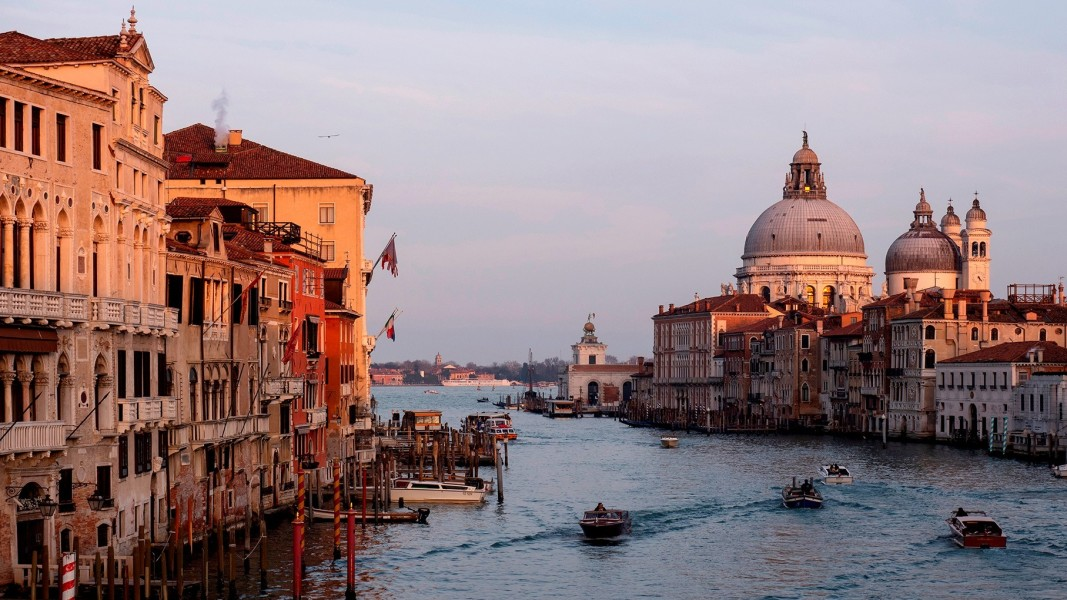
#> input picture images/venice.jpg, 1067 x 600 px
$ jupyter execute test2.ipynb
#> lines starting #> are read from the running program, lines starting #| are printed output that depends on the picture; after the words box and inside, x2 and y2 are one past the last pixel; in counts of white or black regions, pixels touching at a corner belong together
Add, subtract, multiply image with a specific value

[cell 1]
import numpy as np
import cv2
from matplotlib import pyplot as plt
img = cv2.imread("images/venice.jpg",0)
#> img: shape (600, 1067); min 0, max 237, mean 130.8
img = cv2.resize(img, (300,200))
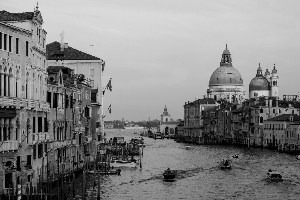
#> img: shape (200, 300); min 0, max 223, mean 130.7
tr_img = 4 + 5 * img
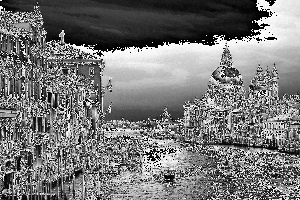
#> tr_img: shape (200, 300); min 0, max 254, mean 119.5
tr_img = tr_img - tr_img * (tr_img <0) - tr_img * (tr_img >255)
np.array(tr_img,dtype=np.uint8)
cv2.imshow("original img", img)
cv2.imshow("changed img", tr_img)

cv2.waitKey(0)
cv2.destroyAllWindows()

Adjust brightness with formulas log

[cell 2]
import numpy as np
import cv2
from matplotlib import pyplot as plt

g_img = cv2.imread("images/venice.jpg",0)
g_img = cv2.resize(g_img, (300,200))
L = np.amax(g_img)
#> L = 223
c = 255/np.log(1+L)
#> c = 47.12
g_img_new = c*np.log(g_img+1)


g_img_new = np.array(g_img_new, dtype=np.uint8)
cv2.imshow("original img", g_img)
cv2.imshow("changed img", g_img_new)

cv2.waitKey(0)
cv2.destroyAllWindows()

Adjust brightness with power

[cell 3]
import cv2
import numpy as np

g_img = cv2.imread('images/venice.jpg', 0)
g_img = cv2.resize(g_img, (300,200))
c = 255/(255**2)
g_img_new = c* (g_img.astype(float)**2)
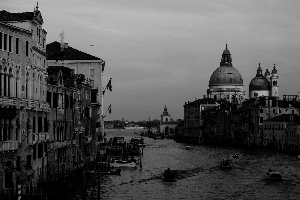
#> g_img_new: shape (200, 300) float64; min 0, max 195, mean 84.2

np.array(g_img_new, dtype=np.uint8)

cv2.imshow("original img", g_img)
cv2.imshow("changed img", g_img_new)

cv2.waitKey(0)
cv2.destroyAllWindows()

[cell 4]
import cv2
import numpy as np

g_img = cv2.imread('images/dog.jpg', 0)
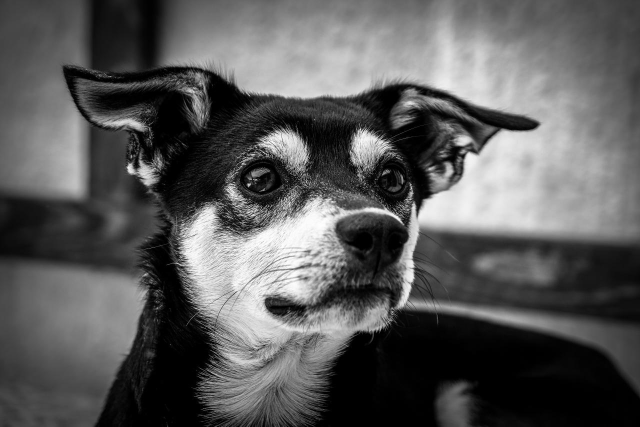
#> input picture images/dog.jpg, 1280 x 853 px (shown at 1/2 size)
#> g_img is the input picture: shape (853, 1280); min 0, max 255, mean 89.7
g_img = cv2.resize(g_img, (300,200))
#> g_img: shape (200, 300)
gamma = [0.1, 0.2, 0.5, 0.7, 0.9, 1.1, 1.7, 1.9, 2, 3, 4, 5]
for i in gamma:
    gam_img = g_img**i
    cv2.imshow('gamma img ' + str(i), gam_img)
#> this loop made 12 passes
#> pass 1, `cv2.imshow('gamma img ' + str(i), gam_img)`:
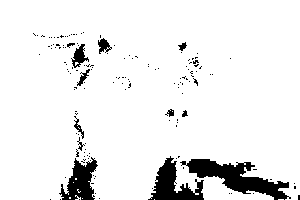
#> window 'gamma img 0.1': shape (200, 300); 92.2% white; 148 black regions (136 under 20 px), largest, box (x1, y1, x2, y2) and area: (180, 159, 291, 200) 1776, (148, 156, 204, 200) 1096, (59, 157, 98, 200) 898
#> pass 3, `gam_img = g_img**i`:
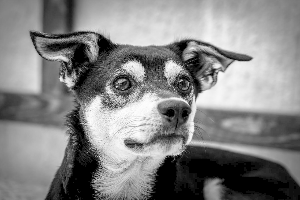
#> gam_img: shape (200, 300) float64; min 0, max 15.97, mean 8.34; drawn with min black and max white
cv2.waitKey(0)
#> Out = 27

[cell 5]
import numpy as np
import cv2 as cv
from matplotlib import pyplot as plt
img = cv.imread('images/venice.jpg',0)
hist = cv.calcHist([img],[0],None,[256],[0,256])
#> hist = 256 values, max 10660 at index 209, min 0 at index 228, mean 2500.8
plt.figure()
plt.title('grayscale histogram')
plt.xlabel('Bins')
plt.ylabel('# of pixel')
plt.plot(hist)
plt.xlim([0,256])
plt.show()
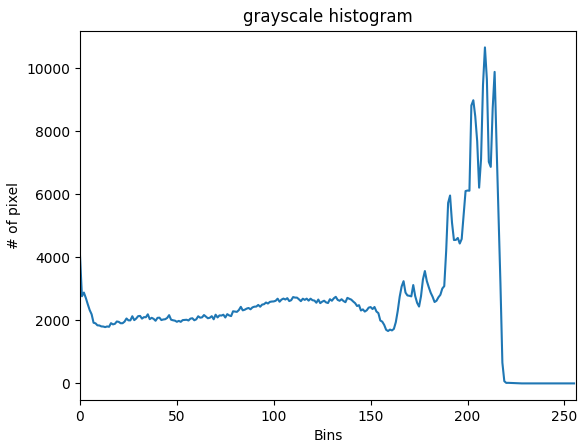
#> figure drawn by matplotlib, 1 panel; curve peaks at x = 209, y = 10660
cv.waitKey(0)

[cell 6]
import cv2
import numpy as np

image = cv2.imread("images/viet_tay.jpg",0)
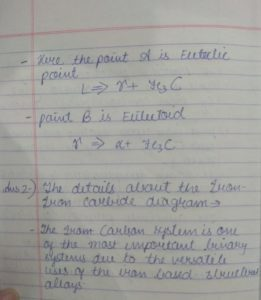
#> input picture images/viet_tay.jpg, 261 x 300 px
#> image: shape (300, 261); min 82, max 191, mean 160.2


clahe = cv2.createCLAHE(clipLimit = 5)
final_img = clahe.apply(image) + 30
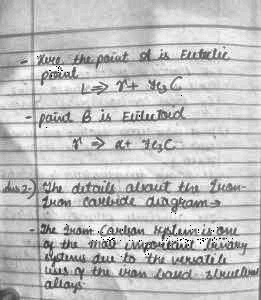
#> final_img: shape (300, 261); min 0, max 255, mean 193.5

_, ordinary_img = cv2.threshold(image, 155, 255, cv2.THRESH_BINARY)
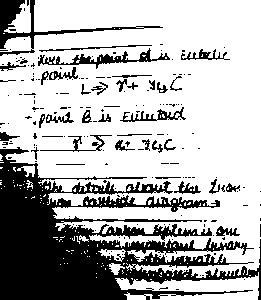
#> ordinary_img: shape (300, 261); 70.9% white; 189 black regions (153 under 20 px), largest, box (x1, y1, x2, y2) and area: (0, 147, 261, 300) 17502, (0, 0, 163, 56) 1312, (38, 48, 170, 69) 691

cv2.imshow("ordinary threshold", ordinary_img)
cv2.imshow("CLAHE image", final_img)
cv2.waitKey(0)
#> Out = 27
